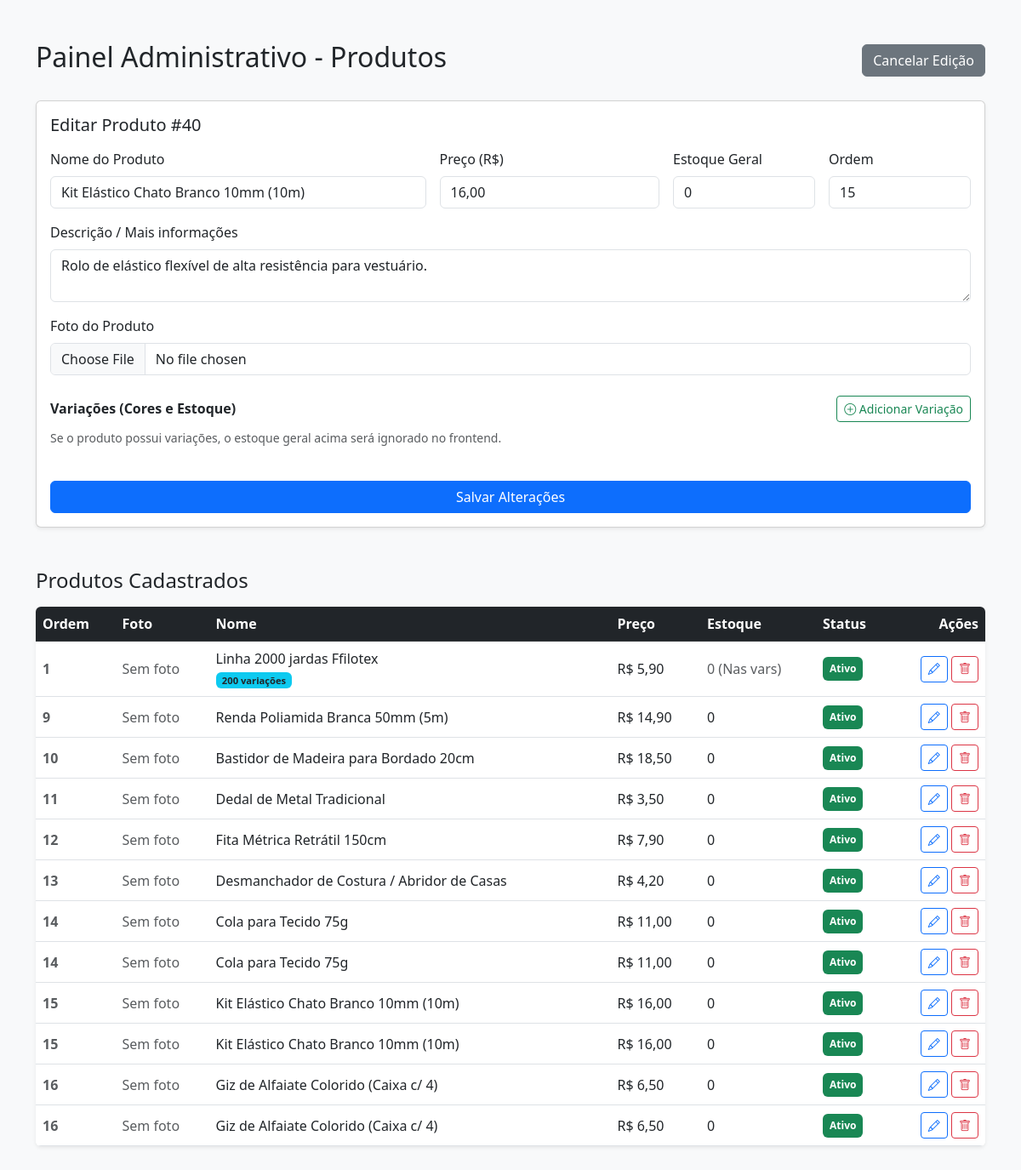
The page /admin.php?editar=40 (signed in) on the database its author committed.
### tables this page shows
CREATE TABLE `produtos` (
  `id` int(11) NOT NULL,
  `nome` varchar(255) NOT NULL,
  `preco` decimal(10,2) NOT NULL,
  `descricao` text DEFAULT NULL,
  `imagem` varchar(255) DEFAULT NULL,
  `categoria_id` int(11) DEFAULT NULL,
  `ativo` tinyint(1) DEFAULT 1,
  `ordem` int(11) DEFAULT 0,
  `estoque` int(11) NOT NULL DEFAULT 0
);

### admin.php (the view, shortened to what this page needs)
<?php
include "config/conexao.php";
$prod_edit = null;
if (isset($_GET['editar'])) {
    $id = (int)$_GET['editar'];
    $res = $conn->query("SELECT * FROM produtos WHERE id = $id");
    if ($res->num_rows > 0) {
        $prod_edit = $res->fetch_assoc();
    }
}
?>
<!DOCTYPE html>
<html lang="pt-BR">
<head>
    <link href="https://cdn.jsdelivr.net/npm/bootstrap@5.3.0/dist/css/bootstrap.min.css" rel="stylesheet">
    <link rel="stylesheet" href="https://cdn.jsdelivr.net/npm/bootstrap-icons@1.11.3/font/bootstrap-icons.min.css">
</head>
<body class="bg-light">
<div class="container py-5">
    <div class="d-flex justify-content-between align-items-center mb-4">
        <h2>Painel Administrativo - Produtos</h2>
        <?php if ($prod_edit): ?>
            <a href="admin.php" class="btn btn-secondary">Cancelar Edição</a>
        <?php endif; ?>
    </div>
    <div class="card shadow-sm mb-5">
        <div class="card-body">
            <h5 class="card-title mb-3"><?= $prod_edit ? 'Editar Produto #'.$prod_edit['id'] : 'Novo Cadastro' ?></h5>
            <form action="admin.php" method="POST" enctype="multipart/form-data">
                <div class="row g-3">
                    <div class="col-md-5">
                        <label class="form-label">Nome do Produto</label>
                        <input type="text" name="nome" class="form-control" value="<?= $prod_edit ? htmlspecialchars($prod_edit['nome']) : '' ?>" required>
                    </div>
                    <div class="col-md-3">
                        <label class="form-label">Preço (R$)</label>
                        <input type="text" name="preco" class="form-control" placeholder="Ex: 21,50" value="<?= $prod_edit ? number_format($prod_edit['preco'], 2, ',', '') : '' ?>" required>
                    </div>
                    <div class="col-md-2">
                        <label class="form-label">Estoque Geral</label>
                        <input type="number" name="estoque" class="form-control" value="<?= $prod_edit ? (int)$prod_edit['estoque'] : '0' ?>" min="0" title="Para produtos sem variação">
                    </div>
                    <div class="col-md-2">
                        <label class="form-label">Ordem</label>
                        <input type="number" name="ordem" class="form-control" value="<?= $prod_edit ? (int)$prod_edit['ordem'] : '0' ?>">
                    </div>
                    <div class="col-12">
                        <label class="form-label">Descrição / Mais informações</label>
                        <textarea name="descricao" class="form-control" rows="2"><?= $prod_edit ? htmlspecialchars($prod_edit['descricao']) : '' ?></textarea>
                    </div>
                    <div class="col-md-12">
                        <label class="form-label">Foto do Produto <?= $prod_edit && $prod_edit['imagem'] ? '(Deixe em branco para manter a atual)' : '' ?></label>
                        <input type="file" name="imagem" class="form-control" accept="image/*">
                    </div>
                    <div class="col-12 mt-4">
                        <div class="d-flex justify-content-between align-items-center mb-2">
                            <h6 class="mb-0 fw-bold">Variações (Cores e Estoque)</h6>
                            <button type="button" class="btn btn-sm btn-outline-success" id="add-variation">
                                <i class="bi bi-plus-circle"></i> Adicionar Variação
                            </button>
                        </div>
                        <small class="text-muted d-block mb-3">Se o produto possui variações, o estoque geral acima será ignorado no frontend.</small>
                    </div>
                    <div class="col-md-12 mt-4">
                        <?php if ($prod_edit): ?>
                            <button type="submit" name="atualizar" class="btn btn-primary w-100">Salvar Alterações</button>
                        <?php else: ?>
                            <button type="submit" name="cadastrar" class="btn btn-success w-100">Cadastrar Produto</button>
                        <?php endif; ?>
                    </div>
                </div>
            </form>
        </div>
    </div>
    <h4 class="mb-3">Produtos Cadastrados</h4>
    <div class="table-responsive bg-white shadow-sm rounded">
        <table class="table table-hover align-middle mb-0">
            <thead class="table-dark">
                <tr>
                    <th>Ordem</th>
                    <th>Foto</th>
                    <th>Nome</th>
                    <th>Preço</th>
                    <th>Estoque</th>
                    <th>Status</th>
                    <th class="text-end">Ações</th>
                </tr>
            </thead>
            <tbody>
                <?php
                $resultado = $conn->query("SELECT * FROM produtos ORDER BY ordem ASC, id DESC");
                while ($prod = $resultado->fetch_assoc()):
                    $q_vars = $conn->query("SELECT COUNT(*) as qtd, SUM(estoque) as total_est FROM produto_variacoes WHERE produto_id = " . $prod['id'])->fetch_assoc();
                    $has_vars = $q_vars['qtd'] > 0;
                ?>
                <tr>
                    <td class="fw-bold text-muted"><?= isset($prod['ordem']) ? $prod['ordem'] : '0' ?></td>
                    <td>
                        <?php if ($prod['imagem']): ?>
                            <img src="<?= $prod['imagem'] ?>" alt="Foto" width="50" height="50" style="object-fit:cover; border-radius: 5px;">
                        <?php else: ?>
                            <span class="text-muted">Sem foto</span>
                        <?php endif; ?>
                    </td>
                    <td>
                        <?= htmlspecialchars($prod['nome']) ?>
                        <?php if($has_vars): ?>
                            <br><span class="badge bg-info text-dark" style="font-size: 0.7rem;"><?= $q_vars['qtd'] ?> variações</span>
                        <?php endif; ?>
                    </td>
                    <td>R$ <?= number_format($prod['preco'], 2, ',', '.') ?></td>
                    <td>
                        <?php if($has_vars): ?>
                            <span class="text-muted"><?= $q_vars['total_est'] ?> (Nas vars)</span>
                        <?php else: ?>
                            <?= $prod['estoque'] ?>
                        <?php endif; ?>
                    </td>
                    <td>
                        <a href="admin.php?status_id=<?= $prod['id'] ?>" class="text-decoration-none">
                            <span class="badge bg-<?= isset($prod['ativo']) && $prod['ativo'] ? 'success' : 'secondary' ?> cursor-pointer p-2">
                                <?= isset($prod['ativo']) && $prod['ativo'] ? 'Ativo' : 'Inativo' ?>
                            </span>
                        </a>
                    </td>
                    <td class="text-end">
                        <a href="admin.php?editar=<?= $prod['id'] ?>" class="btn btn-sm btn-outline-primary" title="Editar">
                            <i class="bi bi-pencil"></i>
                        </a>
                        <a href="admin.php?excluir=<?= $prod['id'] ?>" class="btn btn-sm btn-outline-danger" title="Excluir" onclick="return confirm('Tem certeza que deseja excluir este produto?');">
                            <i class="bi bi-trash"></i>
                        </a>
                    </td>
                </tr>
                <?php endwhile; ?>
            </tbody>
        </table>
    </div>
</div>
</body>
</html>

### admin.php (style rules this page uses)
.cursor-pointer { cursor: pointer; }

### rows shown on the page
produtos: id "40", nome "Kit Elástico Chato Branco 10mm (10m)", preco "16,00", estoque "0", ordem "15", descricao "Rolo de elástico flexível de alta resistência para vestuário.", imagem "Sem foto", ativo "Ativo"
produtos: ordem "1", imagem "Sem foto", nome "Linha 2000 jardas Ffilotex", qtd "200", preco "5,90", total_est "0", ativo "Ativo"
produtos: ordem "9", imagem "Sem foto", nome "Renda Poliamida Branca 50mm (5m)", preco "14,90", estoque "0", ativo "Ativo"
produtos: ordem "10", imagem "Sem foto", nome "Bastidor de Madeira para Bordado 20cm", preco "18,50", estoque "0", ativo "Ativo"
produtos: ordem "11", imagem "Sem foto", nome "Dedal de Metal Tradicional", preco "3,50", estoque "0", ativo "Ativo"
produtos: ordem "12", imagem "Sem foto", nome "Fita Métrica Retrátil 150cm", preco "7,90", estoque "0", ativo "Ativo"
produtos: ordem "13", imagem "Sem foto", nome "Desmanchador de Costura / Abridor de Casas", preco "4,20", estoque "0", ativo "Ativo"
produtos: ordem "14", imagem "Sem foto", nome "Cola para Tecido 75g", preco "11,00", estoque "0", ativo "Ativo"
produtos: ordem "14", imagem "Sem foto", nome "Cola para Tecido 75g", preco "11,00", estoque "0", ativo "Ativo"
produtos: ordem "15", imagem "Sem foto", nome "Kit Elástico Chato Branco 10mm (10m)", preco "16,00", estoque "0", ativo "Ativo"
produtos: ordem "16", imagem "Sem foto", nome "Giz de Alfaiate Colorido (Caixa c/ 4)", preco "6,50", estoque "0", ativo "Ativo"
produtos: ordem "16", imagem "Sem foto", nome "Giz de Alfaiate Colorido (Caixa c/ 4)", preco "6,50", estoque "0", ativo "Ativo"
